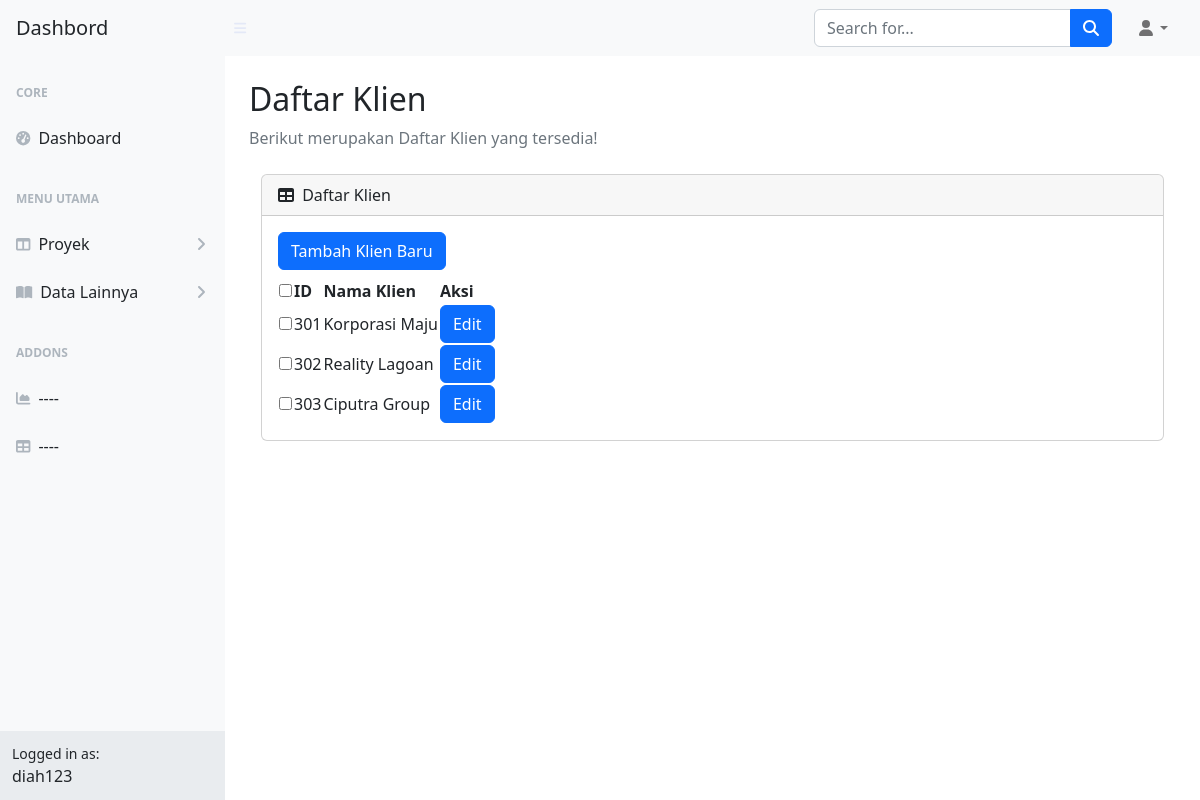
The page /Klien.php (signed in) on the database its author committed.
### tables this page shows
CREATE TABLE IF NOT EXISTS `klien` (
  `id_klien` int NOT NULL AUTO_INCREMENT,
  `nama_klien` varchar(50) DEFAULT NULL,
  PRIMARY KEY (`id_klien`)
);

### Klien.php (the view, shortened to what this page needs)
<?php
include 'koneksi.php';
$username = $_SESSION['username'];
?>
<!DOCTYPE html>
<head>
    <link
      href="https://cdn.jsdelivr.net/npm/simple-datatables@7.1.2/dist/style.min.css"
      rel="stylesheet"
    />
    <link href="css/styles.css" rel="stylesheet" />
  </head>
  <body class="sb-nav-fixed">
    <nav class="sb-topnav navbar navbar-expand navbar-light bg-light">
      <a class="navbar-brand ps-3 text-dark" href="Dashboard.html">Dashbord</a>
      <button
        class="btn btn-link btn-sm order-1 order-lg-0 me-4 me-lg-0"
        id="sidebarToggle"
        href="#!"
      >
        <i class="fas fa-bars"></i>
      </button>
      <form
        class="d-none d-md-inline-block form-inline ms-auto me-0 me-md-3 my-2 my-md-0"
      >
        <div class="input-group">
          <input
            class="form-control"
            type="text"
            placeholder="Search for..."
            aria-label="Search for..."
            aria-describedby="btnNavbarSearch"
          />
          <button class="btn btn-primary" id="btnNavbarSearch" type="button">
            <i class="fas fa-search"></i>
          </button>
        </div>
      </form>
      <ul class="navbar-nav ms-auto ms-md-0 me-3 me-lg-4">
        <li class="nav-item dropdown">
          <a
            class="nav-link dropdown-toggle"
            id="navbarDropdown"
            href="#"
            role="button"
            data-bs-toggle="dropdown"
            aria-expanded="false"
            ><i class="fas fa-user fa-fw"></i
          ></a>
        </li>
      </ul>
    </nav>
    <div id="layoutSidenav">
      <div id="layoutSidenav_nav">
        <nav class="sb-sidenav accordion sb-sidenav-light" id="sidenavAccordion">
          <div class="sb-sidenav-menu">
            <div class="nav">
              <div class="sb-sidenav-menu-heading">Core</div>
              <a class="nav-link" href="Dashboard.html">
                <div class="sb-nav-link-icon">
                  <i class="fas fa-tachometer-alt"></i>
                </div>
                Dashboard
              </a>
              <div class="sb-sidenav-menu-heading">Menu Utama</div>
              <a
                class="nav-link collapsed"
                href="#"
                data-bs-toggle="collapse"
                data-bs-target="#collapseLayouts"
                aria-expanded="false"
                aria-controls="collapseLayouts"
              >
                <div class="sb-nav-link-icon">
                  <i class="fas fa-columns"></i>
                </div>
                Proyek
                <div class="sb-sidenav-collapse-arrow">
                  <i class="fas fa-angle-down"></i>
                </div>
              </a>
              <a
                class="nav-link collapsed"
                href="#"
                data-bs-toggle="collapse"
                data-bs-target="#collapsePages"
                aria-expanded="false"
                aria-controls="collapsePages"
              >
                <div class="sb-nav-link-icon">
                  <i class="fas fa-book-open"></i>
                </div>
                Data Lainnya
                <div class="sb-sidenav-collapse-arrow">
                  <i class="fas fa-angle-down"></i>
                </div>
              </a>
              <div class="sb-sidenav-menu-heading">Addons</div>
              <a class="nav-link" href="charts.html">
                <div class="sb-nav-link-icon">
                  <i class="fas fa-chart-area"></i>
                </div>
                ----
              </a>
              <a class="nav-link" href="tables.html">
                <div class="sb-nav-link-icon"><i class="fas fa-table"></i></div>
                ----
              </a>
            </div>
          </div>
          <div class="sb-sidenav-footer">
    <div class="small">Logged in as:</div>
    <?= $username ?>
  </div>
        </nav>
      </div>
      <div id="layoutSidenav_content">
        <main>
          <div class="container-fluid px-4">
          <h2 class="mt-4">Daftar Klien</h2>
            <ol class="breadcrumb mb-4">
              <li class="breadcrumb-item active">Berikut merupakan Daftar Klien yang tersedia!</li>
            </ol>
<div class="container">
    <div class="card mb-4">
        <div class="card-header">
            <i class="fas fa-table me-1"></i>
            Daftar Klien
        </div>
        <div class="card-body">
            <form id="form-multidelete" action="Klien.php" method="post">
                <button type="button" class="btn btn-primary mb-2" data-bs-toggle="modal" data-bs-target="#createKlienModal">Tambah Klien Baru</button>
                <table id="datatablesSimple">
                    <thead>
                        <tr>
                            <th><input type="checkbox" id="checkAll"></th>
                            <th>ID</th>
                            <th>Nama Klien</th>
                            <th>Aksi</th>
                        </tr>
                    </thead>
                    <tbody>
                        <?php
                        $query = "SELECT * FROM klien";
                        $result = mysqli_query($koneksi, $query);
                        while ($data = mysqli_fetch_array($result)) {
                            $id_klien = $data['id_klien'];
                            $namaklien = $data['nama_klien'];
                        ?>
                        <tr>
                            <td><input type="checkbox" name="id_klien[]" value="<?= $id_klien ?>" class="checkItem"></td>
                            <td><?= $id_klien ?></td>
                            <td><?= $namaklien ?></td>
                            <td>
                                <button type="button" class="btn btn-primary editKlienBtn" data-id="<?= $id_klien ?>" data-nama="<?= $namaklien ?>">Edit</button>
                            </td>
                        </tr>
                        <?php } ?>
                    </tbody>
                </table>
            </form>
        </div>
    </div>
</div>
    </main>
    </div>
    </div>
  </body>
</html>

### rows shown on the page
klien: id_klien "301", nama_klien "Korporasi Maju"
klien: id_klien "302", nama_klien "Reality Lagoan"
klien: id_klien "303", nama_klien "Ciputra Group"

### other values the page prints
$username "diah123"
